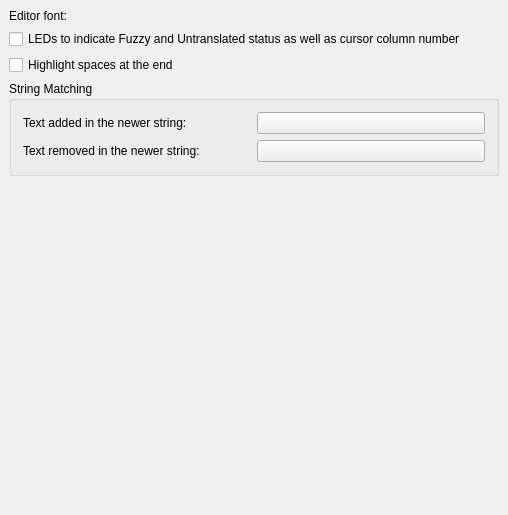
<ui version="4.0" >
 <class>prefs_appearance</class>
 <widget class="QWidget" name="prefs_appearance" >
  <property name="geometry" >
   <rect>
    <x>0</x>
    <y>0</y>
    <width>508</width>
    <height>515</height>
   </rect>
  </property>
  <layout class="QGridLayout" >
   <property name="margin" >
    <number>9</number>
   </property>
   <property name="spacing" >
    <number>6</number>
   </property>
   <item row="0" column="0" >
    <layout class="QGridLayout" >
     <item row="0" column="0" >
      <widget class="QLabel" name="label" >
       <property name="text" >
        <string>Editor font:</string>
       </property>
      </widget>
     </item>
     <item row="0" column="1" >
      <widget class="KFontRequester" name="kcfg_MsgFont" >
       <property name="toolTip" >
        <string>Change the font for the editor</string>
       </property>
       <property name="whatsThis" >
        <string>Choose a new font for the area where you write the translated message.</string>
       </property>
      </widget>
     </item>
     <item row="1" column="0" colspan="2" >
      <widget class="QCheckBox" name="kcfg_Leds" >
       <property name="toolTip" >
        <string>Display LEDS for message status</string>
       </property>
       <property name="whatsThis" >
        <string>If checked, LEDS will be shown to display the message status: Fuzzy, Untranslated or Error. If unchecked, no LEDs will be displayed.</string>
       </property>
       <property name="text" >
        <string>LEDs to indicate Fuzzy and Untranslated status as well as cursor column number</string>
       </property>
      </widget>
     </item>
    </layout>
   </item>
   <item row="3" column="0" >
    <widget class="QGroupBox" name="groupBox" >
     <property name="whatsThis" >
      <string>Text colors for the changes in the message.</string>
     </property>
     <property name="title" >
      <string>String Matching</string>
     </property>
     <layout class="QGridLayout" >
      <item row="0" column="0" >
       <widget class="QLabel" name="label_2" >
        <property name="text" >
         <string comment="@label:chooser" >Text added in the newer string:</string>
        </property>
       </widget>
      </item>
      <item row="0" column="1" >
       <widget class="KColorButton" name="kcfg_AddColor" >
        <property name="toolTip" >
         <string>Change the color for the new text added</string>
        </property>
        <property name="whatsThis" >
         <string>You can set another color for viewing the text that was added to the string.</string>
        </property>
        <property name="text" >
         <string/>
        </property>
       </widget>
      </item>
      <item row="1" column="0" >
       <widget class="QLabel" name="label_3" >
        <property name="text" >
         <string comment="@label:chooser" >Text removed in the newer string:</string>
        </property>
       </widget>
      </item>
      <item row="1" column="1" >
       <widget class="KColorButton" name="kcfg_DelColor" >
        <property name="toolTip" >
         <string>Change the color for the text removed</string>
        </property>
        <property name="whatsThis" >
         <string>You can set another color for viewing the text that was removed from the string.</string>
        </property>
        <property name="text" >
         <string/>
        </property>
       </widget>
      </item>
     </layout>
    </widget>
   </item>
   <item row="4" column="0" >
    <spacer>
     <property name="orientation" >
      <enum>Qt::Vertical</enum>
     </property>
     <property name="sizeHint" stdset="0" >
      <size>
       <width>20</width>
       <height>40</height>
      </size>
     </property>
    </spacer>
   </item>
   <item row="1" column="0" >
    <widget class="QCheckBox" name="kcfg_HighlightSpaces" >
     <property name="toolTip" >
      <string>Check to see if a string ends in a space (which is often important when displaying it in the user interface, or when it gets concatenated with others).</string>
     </property>
     <property name="text" >
      <string>Highlight spaces at the end</string>
     </property>
    </widget>
   </item>
  </layout>
 </widget>
 <layoutdefault spacing="6" margin="11" />
 <pixmapfunction>qPixmapFromMimeSource</pixmapfunction>
 <customwidgets>
  <customwidget>
   <class>KColorButton</class>
   <extends>QPushButton</extends>
   <header>kcolorbutton.h</header>
  </customwidget>
  <customwidget>
   <class>KFontRequester</class>
   <extends>QWidget</extends>
   <header>kfontrequester.h</header>
   <container>1</container>
  </customwidget>
 </customwidgets>
 <resources/>
 <connections/>
</ui>
